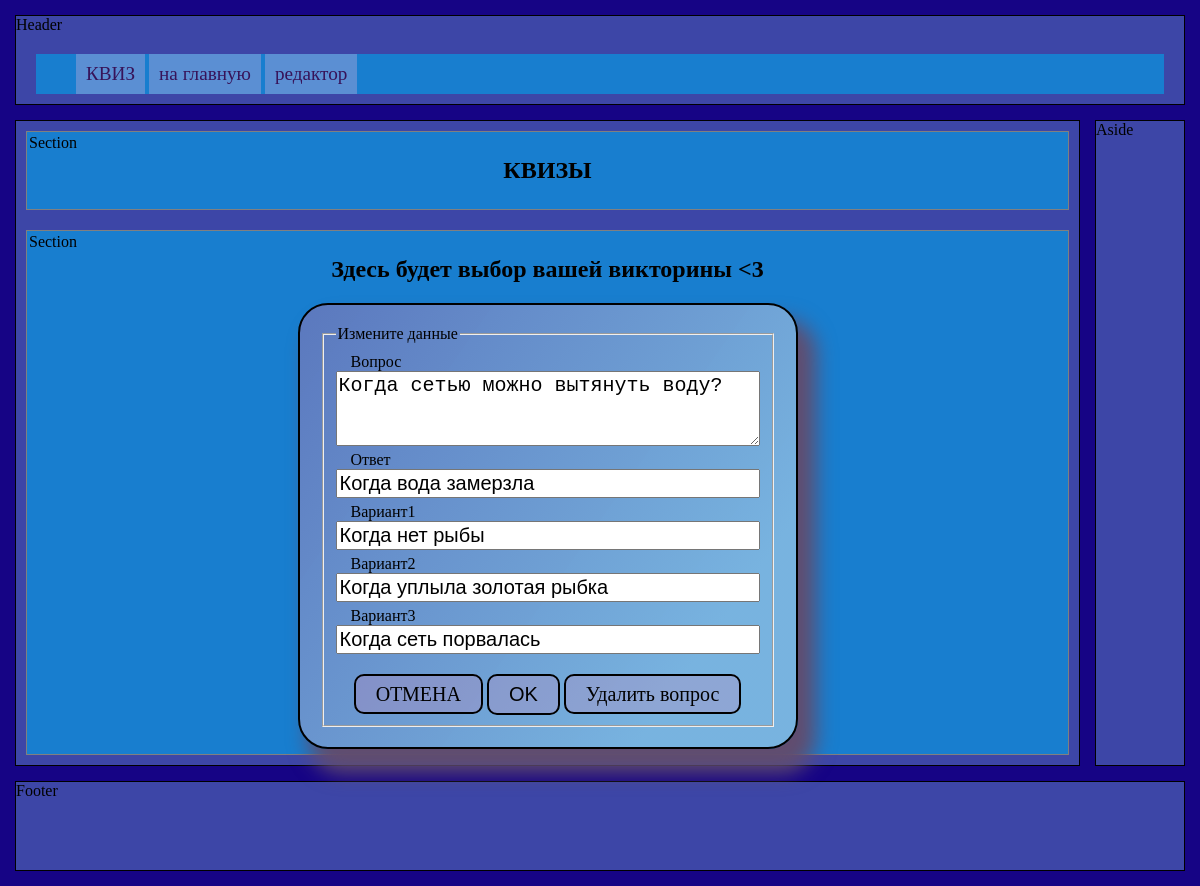
Page /question_edit/5/ on the committed database.
### models.py (models this page shows, shortened)
class Question(db.Model):
    id = db.Column(db.Integer, primary_key=True)
    question = db.Column(db.String(250), nullable=False)
    answer = db.Column(db.String(100), nullable=False)
    wrong1 = db.Column(db.String(100), nullable=False)
    wrong2 = db.Column(db.String(100), nullable=False)
    wrong3 = db.Column(db.String(100), nullable=False)
    quiz = db.relationship(
        'Quiz',
        secondary=quiz_question, backref='question')

### main1.py (the view, shortened to what this page needs)
@app.route('/question_edit/<int:id>/', methods=['GET', 'POST'])
def question_edit(id):
    q = Question.query.filter_by(id=id).one()
    return render_template('question_edit.html', q=q, html_config=html_config)

### templates/question_edit.html (shortened to what this page needs)
{% extends "base.html" %}
{% block main_menu %}
    {{ super() }}
    {% include 'quiz_menu.html' %}
{% endblock %}
{% block content2 %}
<div class="quiz_form">
    <form action="/question_edit/{{ q.id }}/" method="post">
        <fieldset>
            <legend>Измените данные</legend>
            <div class="question_edit">
                <label for="question">Вопрос</label>
                <textarea name="question" id="question" rows="3">{{q.question}}</textarea>
                <label for="answer">Ответ</label>
                <input type="text" name="answer" id="answer" value="{{ q.answer }}">
                <label for="wrong1">Вариант1</label>
                <input type="text" name="wrong1" id="wrong1" value="{{ q.wrong1 }}">
                <label for="wrong2">Вариант2</label>
                <input type="text" name="wrong2" id="wrong2" value="{{ q.wrong2 }}">
                <label for="wrong3">Вариант3</label>
                <input type="text" name="wrong3" id="wrong3" value="{{ q.wrong3 }}">
            </div>
            <div>
                <a class="button" href="/quizes_view">ОТМЕНА</a>
                <input class="button" type="submit" value="OK">
                <a class="button" href="/question_delete/{{q.id}}">Удалить вопрос</a>
            </div>
        </fieldset>
    </form>
</div>
{% endblock %}

### static/main.css (style rules this page uses)
* { box-sizing: border-box; }
body { min-height: 100vh; margin: auto; padding: 10px; background-color: #160485; width: 100vw; max-width: 1200px; display: grid; grid-template-columns: 1fr 100px; grid-template-rows: 100px 1fr 100px; gap: 5px; }
a { text-decoration: none; color: rgb(55, 19, 89); font-size: 1.2rem; }
legend { text-align: left; }

### static/quiz.css (style rules this page uses)
.quiz_form { display: block; background: linear-gradient(153deg, #e9f2f375 20%, #7531807a); border-radius: 30px; border: 2px solid; box-shadow: 14px 20px 20px 4px #614d6f; text-align: center; min-width: 500px; max-width: 100%; background: linear-gradient(305deg, #e9f2f375 20%, #a371ab7a); padding: 20px; }
.button { font-size: 20px; border-radius: 10px; padding: 10px 15px 10px 15px; background-color: #c785b747; transition: all 450ms ease-out; }
.button { margin-top: 20px; font-size: 20px; border-radius: 10px; padding: 2px 15px 2px 15px; background-color: #c785b747; transition: all 250ms ease-out; text-decoration: none; border: 2px solid black; padding: 7px 20px 7px 20px; color:black; }
.quiz_form input, textarea { font-size: 20px; }
.question_edit { display: grid; }
.question_edit label { text-align: left; padding: 5px 0 0 15px; }

### rows in the picture
Question: question "Когда сетью можно вытянуть воду?", answer "Когда вода замерзла", wrong1 "Когда нет рыбы", wrong2 "Когда уплыла золотая рыбка", wrong3 "Когда сеть порвалась"
